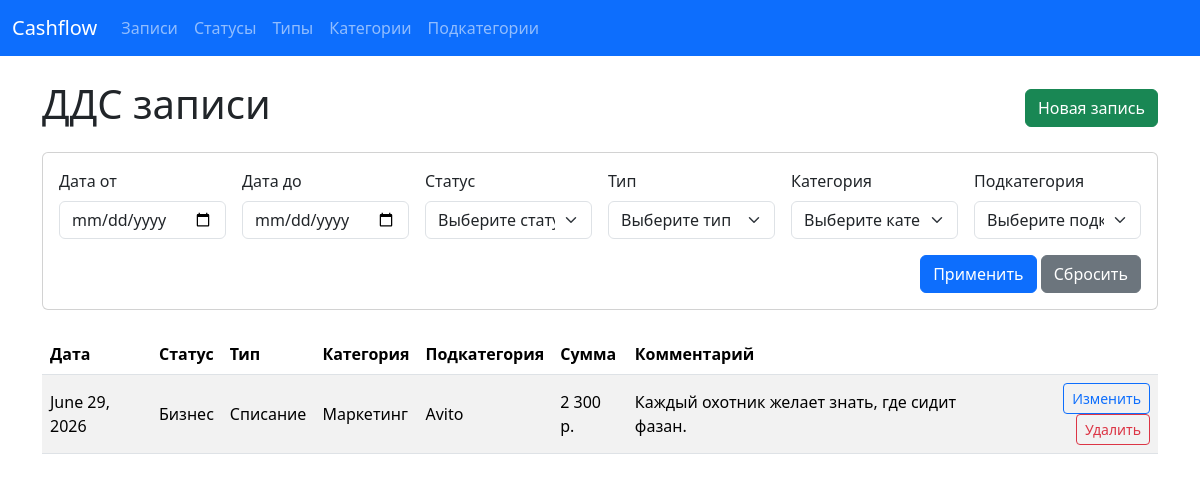
The page / on the database its author committed.
### dds/models.py (models this page shows, shortened)
class Record(models.Model):
    date = models.DateField(default=timezone.now)
    status = models.ForeignKey(RecordStatus, on_delete=models.PROTECT)
    type = models.ForeignKey(RecordType, on_delete=models.PROTECT)
    category = models.ForeignKey(RecordCategory, on_delete=models.PROTECT)
    subcategory = models.ForeignKey(RecordSubcategory, on_delete=models.PROTECT)
    amount = models.DecimalField(max_digits=12, decimal_places=2)
    comment = models.TextField(blank=True)

class RecordStatus(models.Model):
    name = models.CharField(max_length=100, unique=True)
    def __str__(self):
        return self.name

class RecordType(models.Model):
    name = models.CharField(max_length=100, unique=True)
    def __str__(self):
        return self.name

class RecordCategory(models.Model):
    type = models.ForeignKey(RecordType, on_delete=models.CASCADE, related_name='categories')
    name = models.CharField(max_length=100)
    class Meta:
        unique_together = ('type', 'name')
    def __str__(self):
        return self.name

class RecordSubcategory(models.Model):
    category = models.ForeignKey(RecordCategory, on_delete=models.CASCADE, related_name='subcategories')
    name = models.CharField(max_length=100)
    class Meta:
        unique_together = ('category', 'name')
    def __str__(self):
        return self.name

### dds/views.py (the view)
# urls.py: path('', views.record_list, name='record_list'),
def record_list(request):
    records = Record.objects.select_related('status', 'type', 'category', 'subcategory').all()
    filter_form = RecordFilterForm(request.GET)
    if filter_form.is_valid():
        data = filter_form.cleaned_data
        if data.get('date_from'):
            records = records.filter(date__gte=data['date_from'])
        if data.get('date_to'):
            records = records.filter(date__lte=data['date_to'])
        if data.get('status'):
            records = records.filter(status=data['status'])
        if data.get('type'):
            records = records.filter(type=data['type'])
        if data.get('category'):
            records = records.filter(category=data['category'])
        if data.get('subcategory'):
            records = records.filter(subcategory=data['subcategory'])
    return render(request, 'dds/record_list.html', {
        'records': records,
        'filter_form': filter_form,
    })

### dds/forms.py
class RecordFilterForm(forms.Form):
    date_from = forms.DateField(required=False, widget=DateInput(attrs={'class': 'form-control'}))
    date_to = forms.DateField(required=False, widget=DateInput(attrs={'class': 'form-control'}))
    status = forms.ModelChoiceField(queryset=RecordStatus.objects.all(), required=False, empty_label='Выберите статус', widget=forms.Select(attrs={'class': 'form-select'}))
    type = forms.ModelChoiceField(queryset=RecordType.objects.all(), required=False, empty_label='Выберите тип', widget=forms.Select(attrs={'class': 'form-select'}))
    category = forms.ModelChoiceField(queryset=RecordCategory.objects.all(), required=False, empty_label='Выберите категорию', widget=forms.Select(attrs={'class': 'form-select'}))
    subcategory = forms.ModelChoiceField(queryset=RecordSubcategory.objects.all(), required=False, empty_label='Выберите подкатегорию', widget=forms.Select(attrs={'class': 'form-select'}))

### dds/templatetags/currency_filters.py (called while the page is built)
@register.filter
def rubles(value):
    try:
        amount = Decimal(value)
    except (TypeError, ValueError, InvalidOperation):
        return value
    formatted = f"{amount:.2f}"
    integer_part, fraction = formatted.split('.')
    integer_part = integer_part.replace('-', '')
    groups = []
    while integer_part:
        groups.append(integer_part[-3:])
        integer_part = integer_part[:-3]
    integer_with_spaces = ' '.join(reversed(groups))
    if formatted.startswith('-'):
        integer_with_spaces = f'-{integer_with_spaces}'
    if fraction == '00':
        return f"{integer_with_spaces} р."
    return f"{integer_with_spaces},{fraction} р."

### dds/templates/dds/record_list.html
{% extends 'dds/base.html' %}
{% load currency_filters %}
{% block content %}
<div class="d-flex justify-content-between align-items-center mb-3">
    <h1>ДДС записи</h1>
    <a class="btn btn-success" href="{% url 'record_create' %}">Новая запись</a>
</div>
<div class="card mb-4">
    <div class="card-body">
        <form method="get" class="row g-3">
            <div class="col-md-2">
                <label class="form-label">Дата от</label>
                {{ filter_form.date_from }}
            </div>
            <div class="col-md-2">
                <label class="form-label">Дата до</label>
                {{ filter_form.date_to }}
            </div>
            <div class="col-md-2">
                <label class="form-label">Статус</label>
                {{ filter_form.status }}
            </div>
            <div class="col-md-2">
                <label class="form-label">Тип</label>
                {{ filter_form.type }}
            </div>
            <div class="col-md-2">
                <label class="form-label">Категория</label>
                {{ filter_form.category }}
            </div>
            <div class="col-md-2">
                <label class="form-label">Подкатегория</label>
                {{ filter_form.subcategory }}
            </div>
            <div class="col-12 text-end">
                <button type="submit" class="btn btn-primary">Применить</button>
                <a href="{% url 'record_list' %}" class="btn btn-secondary">Сбросить</a>
            </div>
        </form>
    </div>
</div>
<div class="table-responsive">
    <table class="table table-striped align-middle">
        <thead>
            <tr>
                <th>Дата</th>
                <th>Статус</th>
                <th>Тип</th>
                <th>Категория</th>
                <th>Подкатегория</th>
                <th>Сумма</th>
                <th>Комментарий</th>
                <th></th>
            </tr>
        </thead>
        <tbody>
            {% for record in records %}
                <tr>
                    <td>{{ record.date }}</td>
                    <td>{{ record.status.name }}</td>
                    <td>{{ record.type.name }}</td>
                    <td>{{ record.category.name }}</td>
                    <td>{{ record.subcategory.name }}</td>
                    <td>{{ record.amount|rubles }}</td>
                    <td>{{ record.comment|default:'-' }}</td>
                    <td class="text-end">
                        <a class="btn btn-sm btn-outline-primary" href="{% url 'record_update' record.pk %}">Изменить</a>
                        <a class="btn btn-sm btn-outline-danger" href="{% url 'record_delete' record.pk %}">Удалить</a>
                    </td>
                </tr>
            {% empty %}
                <tr>
                    <td colspan="8" class="text-center">Записей не найдено.</td>
                </tr>
            {% endfor %}
        </tbody>
    </table>
</div>
{% endblock %}

### dds/templates/dds/base.html (style rules this page uses)
select.form-select option[value=""] { color: #6c757d; opacity: 0.7; }

### rows shown on the page
Record: date "June 29, 2026", status.name "Бизнес", type.name "Списание", category.name "Маркетинг", subcategory.name "Avito", amount|rubles "2 300 р.", comment "Каждый охотник желает знать, где сидит фазан."
